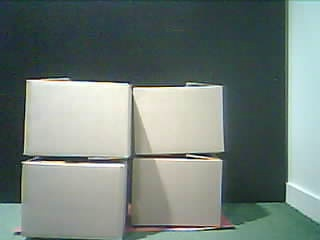
#> input picture test_data/Camera 1_PBimgN3.jpg, 320 x 240 px, found by its file name
$ python validProcessImages.py
#> lines starting #> are read from the running program, lines starting #| are printed output that depends on the picture; after the words box and inside, x2 and y2 are one past the last pixel; in counts of white or black regions, pixels touching at a corner belong together
import cv2
import numpy as np

# Global Variables
root = "iot_camera_image_detection/test_data/"
image_paths = ["Camera 1_PBimgN3.jpg", "Camera 1_imgN3.jpg","Camera 1_imgN5.jpg", "Camera 1_imgN6.jpg", "Camera 1_imgN7.jpg", "Camera 1_imgN1.jpg" ]
lower_blue = np.array([15, 10, 110])  # Lower HSV threshold for blue
upper_blue = np.array([65, 30, 260])  # Upper HSV threshold for blue


def preprocess_image(image):
    """Preprocess the image by converting it to HSV and applying histogram equalization."""
    hsv = cv2.cvtColor(image, cv2.COLOR_BGR2HSV)
    lab = cv2.cvtColor(image, cv2.COLOR_BGR2LAB)
    l, a, b = cv2.split(lab)
    # l = cv2.equalizeHist(l)
    lab = cv2.merge((l, a, b))
    processed_image = cv2.cvtColor(lab, cv2.COLOR_LAB2BGR)
    return cv2.cvtColor(processed_image, cv2.COLOR_BGR2HSV)


def color_segmentation(image):
    """Apply color segmentation to detect blue areas."""
    mask = cv2.inRange(image, lower_blue, upper_blue)
    return mask


def area_segmentation(mask):
    """Find the largest contour in the mask (blue area)."""
    contours, _ = cv2.findContours(mask, cv2.RETR_EXTERNAL, cv2.CHAIN_APPROX_SIMPLE)
    if contours:
        return max(contours, key=cv2.contourArea)
    return None


def apply_erosion(mask, kernel_size=3, iterations=1):
    """Apply erosion to clean up the mask."""
    kernel = np.ones((kernel_size, kernel_size), np.uint8)
    return cv2.erode(mask, kernel, iterations=iterations)


def detect_edges(image):
    """Detect edges using Canny edge detection."""
    return cv2.Canny(image, 50, 150)

def opening(mask, kernel_size=3, iterations=1):
    """
    Reinforce the white areas in the binary mask by applying morphological opening.
    This helps to remove noise while maintaining the shapes.
    """
    kernel = np.ones((kernel_size, kernel_size), np.uint8)
    opened_mask = cv2.morphologyEx(mask, cv2.MORPH_OPEN, kernel, iterations=iterations)
    return opened_mask


def labeling(mask):
    """
    Label connected regions in the binary mask and return the labeled image.
    Each distinct region is assigned a unique label.
    """
    num_labels, labeled_image = cv2.connectedComponents(mask)
    return num_labels, labeled_image


def filter_by_area(mask, min_size):
    """
    Keep only areas in the binary mask that are larger than the given size.
    Smaller regions are removed.
    """
    # Find contours
    contours, _ = cv2.findContours(mask, cv2.RETR_EXTERNAL, cv2.CHAIN_APPROX_SIMPLE)
    filtered_mask = np.zeros_like(mask)

    for cnt in contours:
        if cv2.contourArea(cnt) >= min_size:
            # Draw the large contours on a blank mask
            cv2.drawContours(filtered_mask, [cnt], -1, 255, thickness=cv2.FILLED)

    return filtered_mask


def area_size(mask):
    """
    Return the size (area in pixels) of the white regions in the binary mask.
    """
    return np.sum(mask == 255)

def biggest_area_dimensions(mask):
    """
    Find the dimensions (width and height) of the bounding rectangle of the largest contour in the binary mask.
    Returns the width and height of the largest area.
    """
    # Find all contours
    contours, _ = cv2.findContours(mask, cv2.RETR_EXTERNAL, cv2.CHAIN_APPROX_SIMPLE)

    if not contours:
        return 0, 0  # Return 0,0 if no contours are found

    # Find the largest contour by area
    largest_contour = max(contours, key=cv2.contourArea)

    # Get the bounding rectangle of the largest contour
    x, y, width, height = cv2.boundingRect(largest_contour)

    return width, height


def close_and_fill(segmentation_mask, edges, min_white_area=5000):
    """
    Combine segmentation and edges.
    - Close gaps in edges and fill white regions in the segmentation mask with large areas.
    """
    # Close gaps in edges
    kernel = np.ones((5, 5), np.uint8)
    closed_edges = cv2.morphologyEx(edges, cv2.MORPH_CLOSE, kernel)

    # Combine with segmentation mask
    combined = cv2.bitwise_or(closed_edges, segmentation_mask)

    # Find contours in the segmentation mask
    contours, _ = cv2.findContours(segmentation_mask, cv2.RETR_EXTERNAL, cv2.CHAIN_APPROX_SIMPLE)
    for cnt in contours:
        if cv2.contourArea(cnt) > min_white_area:
            # Fill large areas in the segmentation mask
            cv2.drawContours(combined, [cnt], -1, 255, thickness=cv2.FILLED)

    return combined


def find_and_analyze_contours(edges, blue_contour, original):
    """
    Find contours of boxes and return an image with contours drawn.
    """
    result_image = original.copy()
    contours, _ = cv2.findContours(edges, cv2.RETR_EXTERNAL, cv2.CHAIN_APPROX_SIMPLE)
    for cnt in contours:
        epsilon = 0.02 * cv2.arcLength(cnt, True)
        approx = cv2.approxPolyDP(cnt, epsilon, True)

        if len(approx) == 4 and cv2.contourArea(cnt) > 500:  # Box detection
            x, y, w, h = cv2.boundingRect(approx)
            box_center = (x + w // 2, y + h // 2)

            # Check if the box is inside the blue area
            # inside_blue = cv2.pointPolygonTest(blue_contour, box_center, False) >= 0 if blue_contour else False
            inside_blue = cv2.pointPolygonTest(blue_contour, box_center, False) >= 0 if blue_contour is not None and len(blue_contour) > 0 else False


            color = (0, 255, 0) if inside_blue else (0, 0, 255)  # Green if inside, Red if outside
            cv2.rectangle(result_image, (x, y), (x + w, y + h), color, 2)
    return result_image


def process_image(image_path):
    """Process a single image through the pipeline."""
    # Step 1: Load and preprocess the image
    image = cv2.imread(image_path)
    original = image.copy()
    hsv_image = preprocess_image(image)

    # Step 2: Apply color segmentation
    mask_blue = color_segmentation(hsv_image)

    # Step 3: Find the largest blue area contour
    blue_contour = area_segmentation(mask_blue)

    # Step 4: Apply erosion to clean up the mask
    eroded_mask = apply_erosion(mask_blue)

    # Step 5: Detect edges
    gray = cv2.cvtColor(image, cv2.COLOR_BGR2GRAY)
    edges = detect_edges(gray)

    # Step 6: Close gaps and fill white areas
    filled_mask = close_and_fill(eroded_mask, edges)

    # Step 7: Find and analyze contours
    result_image = find_and_analyze_contours(edges, blue_contour, image)

        # Apply opening to clean the mask
    opened_mask = opening(mask_blue)

    # Define crop coordinates
    start_y, end_y = 5, 240
    start_x, end_x = 15, 290
    # Create a black image of the same size as the opened_mask
    cropped_img = np.zeros_like(opened_mask)
    # Copy the pixels within the crop to their positions in the black image
    cropped_img[start_y:end_y, start_x:end_x] = opened_mask[start_y:end_y, start_x:end_x]

    # Label connected regions
    num_labels, labeled_image = labeling(opened_mask)

    # Filter by area size
    filtered_mask = filter_by_area(cropped_img, min_size=1500)

    # Get the size of a specific region
    # region_size = area_size(filtered_mask)
    largest_width, largest_height = biggest_area_dimensions(filtered_mask)
    print(f"Largest Area - Width: {largest_width}, Height: {largest_height}, hauteur estimée : {largest_height/2} cm")

    print(f"Number of regions: {num_labels}")
    # print(f"Region size: {region_size} pixels")

    # Display results
    # cv2.imshow("Original Image", original)
    # cv2.imshow("HSV Image", hsv_image)

    cv2.imshow("Blue Area Mask", mask_blue)
    cv2.imshow("Eroded Mask", eroded_mask)
    cv2.imshow("Filled Mask", filled_mask)
    cv2.imshow("Final Result", result_image)
    cv2.imshow("Opened", opened_mask)
    # cv2.imshow("labeled", labeled_image)
    cv2.imshow("filtered mask", filtered_mask)
    cv2.waitKey(0)
    cv2.destroyAllWindows()


# Main Loop
for path in image_paths:
    process_image(root+path)
#> in process_image, image is the input picture: shape (240, 320, 3); mean B, G, R 122.1, 127.7, 114.9
#> in preprocess_image, `hsv = cv2.cvtColor(image, cv2.COLOR_BGR2HSV)`: hsv: shape (240, 320, 3); mean H, S, V 68.9, 49.8, 129.6
#> in preprocess_image, `lab = cv2.cvtColor(image, cv2.COLOR_BGR2LAB)`: lab: shape (240, 320, 3); mean of channels 0, 1, 2 130.4, 122.2, 129.3
#> in preprocess_image, `l, a, b = cv2.split(lab)`:
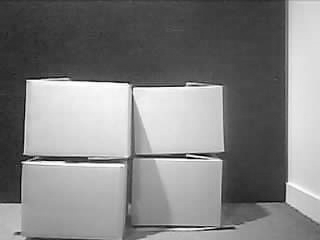
#> l: shape (240, 320); min 0, max 255, mean 130.4
#> in preprocess_image, `l, a, b = cv2.split(lab)`:
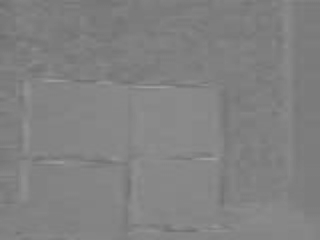
#> b: shape (240, 320); min 110, max 158, mean 129.3
#> in preprocess_image, `return cv2.cvtColor(processed_image, cv2.COLOR_BGR2HSV)`: returned value: shape (240, 320, 3); mean H, S, V 68.9, 50.1, 129.7
#> in color_segmentation, `mask = cv2.inRange(image, lower_blue, upper_blue)`:
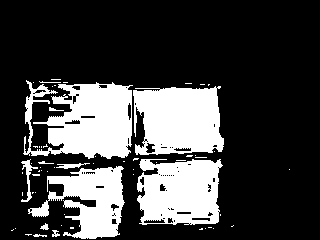
#> mask: shape (240, 320); 25.8% white; 60 white regions (48 under 20 px)
#> in area_segmentation, `contours, _ = cv2.findContours(mask, cv2.RETR_EXTERNAL, cv2.CHAIN_APPR..`: contours = 60 contours, 52 with area under 20; largest, box (x1, y1, x2, y2) and area: (23, 80, 133, 159) 5548, (133, 86, 224, 155) 5050, (137, 159, 223, 225) 4659, (28, 166, 125, 239) 3484, (21, 159, 38, 202) 127, (56, 163, 90, 169) 57, (40, 223, 49, 230) 24, (52, 230, 60, 237) 20
#> in process_image, `blue_contour = area_segmentation(mask_blue)`: blue_contour = contour of 378 points, box (x1, y1, x2, y2) (23, 80, 133, 159), area 5548
#> in apply_erosion, `return cv2.erode(mask, kernel, iterations=iterations)`: returned value: shape (240, 320); 20.4% white; 35 white regions (24 under 20 px), largest, box (x1, y1, x2, y2) and area: (134, 88, 223, 153) 4424, (48, 84, 131, 158) 4338, (138, 160, 221, 223) 3717
#> in detect_edges, `return cv2.Canny(image, 50, 150)`: returned value: shape (240, 320); 4% white in thin lines or dots
#> in close_and_fill, `closed_edges = cv2.morphologyEx(edges, cv2.MORPH_CLOSE, kernel)`:
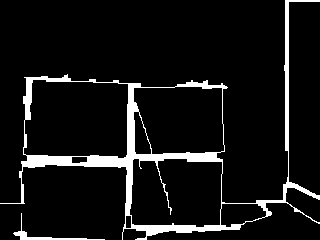
#> closed_edges: shape (240, 320); 8.1% white; 2 white regions, box (x1, y1, x2, y2) and area: (0, 0, 320, 240) 5916, (13, 213, 105, 240) 268
#> in close_and_fill, `combined = cv2.bitwise_or(closed_edges, segmentation_mask)`:
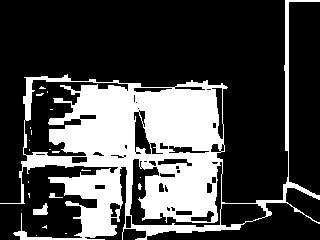
#> combined: shape (240, 320); 28.1% white; 21 white regions (18 under 20 px)
#> in close_and_fill, `contours, _ = cv2.findContours(segmentation_mask, cv2.RETR_EXTERNAL, c..`: contours = 35 contours, 28 with area under 20; largest, box (x1, y1, x2, y2) and area: (134, 88, 223, 153) 4316, (48, 84, 131, 158) 4168, (138, 160, 221, 223) 3890, (48, 167, 123, 238) 2616, (33, 203, 48, 215) 86, (26, 95, 32, 121) 58, (136, 147, 146, 154) 33
#> the loop in close_and_fill, `for cnt in contours:` made 35 passes
#> cnt on passes 1, 2, 4, 9, 10, 11, 14, 17, 19, 20, 21, 23: [[36, 235]], [[65, 233], [66, 233]], [[174, 223]], [[28, 181], [28, 182]], [[140, 177]], [[82, 169], [81, 170], [90, 170], [83, 170]], [[43, 162]], [[179, 152], [182, 152]], [[52, 151], [52, 152], [58, 152], [59, 151]], [[49, 149], [50, 149]], [[29, 149], [29, 150]], [[29, 140]]
#> in find_and_analyze_contours, `contours, _ = cv2.findContours(edges, cv2.RETR_EXTERNAL, cv2.CHAIN_APP..`: contours = 52 contours, 50 with area under 20; largest, box (x1, y1, x2, y2) and area: (133, 85, 228, 226) 36, (23, 77, 208, 215) 26
#> the loop in find_and_analyze_contours, `for cnt in contours:` made 52 passes
#> (epsilon, approx) on passes 1, 2, 3, 4, 5, 7, 8, 9, 11, 13, 14, 15: (3.53, [[20, 239], [104, 239]]), (0.6, [[176, 232], [191, 232]]), (0.24, [[198, 231], [204, 231]]), (0.92, [[136, 230], [159, 230]]), (1.63, [[199, 229], [239, 229]]), (0, [[225, 225]]), (0.52, [[204, 225], [217, 225]]), (0.04, [[172, 223], [173, 223]]), (0.04, [[294, 211], [295, 211]]), (0.2, [[258, 205], [263, 205]]), (3.52, [[128, 204], [133, 225], [195, 225], [134, 225]]), (1, [[256, 200], [281, 200]])
#> epsilon on passes 6, 10, 12, 22, 29, 38: 7.24, 1.79, 2.59, 0.713, 3.93, 17.12
#> in opening, `opened_mask = cv2.morphologyEx(mask, cv2.MORPH_OPEN, kernel, iteration..`: opened_mask: shape (240, 320); 24.2% white; 24 white regions (8 under 20 px)
#> in labeling, `num_labels, labeled_image = cv2.connectedComponents(mask)`:
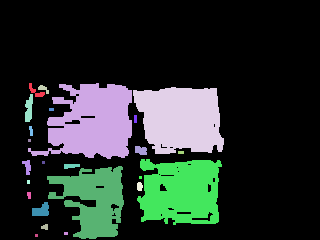
#> labeled_image: shape (240, 320) int32; 25 distinct labels, from 0 to 24; one colour per label, 0 black
#> in labeling, `num_labels, labeled_image = cv2.connectedComponents(mask)`: num_labels = 25
#> in filter_by_area, `contours, _ = cv2.findContours(mask, cv2.RETR_EXTERNAL, cv2.CHAIN_APPR..`: contours = 24 contours, 11 with area under 20; largest, box (x1, y1, x2, y2) and area: (28, 83, 132, 159) 4895, (133, 87, 224, 154) 4690, (137, 159, 222, 225) 4398, (47, 166, 124, 239) 3161, (32, 202, 49, 216) 142
#> the loop in filter_by_area, `for cnt in contours:` made 24 passes
#> cnt on passes 1, 2, 7, 8, 11, 14, 16, 18, 19: [[35, 234], [35, 236], [37, 236], [37, 234]], [[64, 232], [64, 234], [67, 234], [67, 232]], [[27, 180], [27, 183], [29, 183], [29, 180]], [[139, 176], [139, 178], [141, 178], [141, 176]], [[42, 161], [42, 163], [44, 163], [44, 161]], [[178, 151], [178, 153], [183, 153], [183, 151]], [[28, 139], [28, 141], [30, 141], [30, 139]], [[134, 115], [134, 122], [136, 122], [136, 115]], [[49, 108], [49, 110], [53, 110], [53, 108]]
#> after the loop in filter_by_area, `for cnt in contours:`:
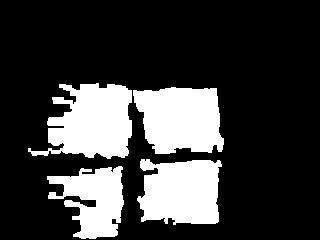
#> filtered_mask: shape (240, 320); 23.4% white; 4 white regions
#> in biggest_area_dimensions, `contours, _ = cv2.findContours(mask, cv2.RETR_EXTERNAL, cv2.CHAIN_APPR..`: contours = 4 contours; box (x1, y1, x2, y2) and area: (28, 83, 132, 159) 4895, (133, 87, 224, 154) 4690, (137, 159, 222, 225) 4398, (47, 166, 124, 239) 3161
#> in biggest_area_dimensions, `largest_contour = max(contours, key=cv2.contourArea)`: largest_contour = contour of 184 points, box (x1, y1, x2, y2) (28, 83, 132, 159), area 4895
#> in biggest_area_dimensions, `x, y, width, height = cv2.boundingRect(largest_contour)`: x = 28; y = 83; width = 104; height = 76
#> in process_image, `largest_width, largest_height = biggest_area_dimensions(filtered_mask)`: largest_width = 104; largest_height = 76
#| Largest Area - Width: 104, Height: 76, hauteur estimée : 38.0 cm
#| Number of regions: 25
#> pass 2 of the loop `for path in image_paths:`:
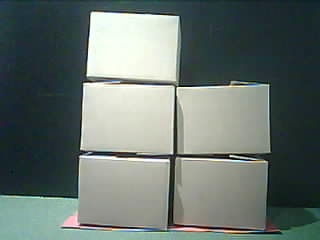
#> input picture test_data/Camera 1_imgN3.jpg, 320 x 240 px, found by its file name
#> in process_image, image is the input picture: shape (240, 320, 3); mean B, G, R 109.8, 114.7, 103.4
#> hsv: shape (240, 320, 3); mean H, S, V 69.2, 59.4, 116.8
#> lab: shape (240, 320, 3); mean of channels 0, 1, 2 116.3, 122.9, 129
#> mask: shape (240, 320); 35.6% white; 49 white regions (43 under 20 px)
#> in area_segmentation (call 2), `contours, _ = cv2.findContours(mask, cv2.RETR_EXTERNAL, cv2.CHAIN_APPR..`: contours = 49 contours, 44 with area under 20; largest, box (x1, y1, x2, y2) and area: (176, 84, 270, 154) 5740, (80, 82, 175, 155) 5737, (71, 157, 170, 228) 5196, (174, 157, 268, 228) 5070, (86, 13, 179, 86) 4974
#> blue_contour = contour of 111 points, box (x1, y1, x2, y2) (176, 84, 270, 154), area 5740
#> closed_edges: shape (240, 320); 7.9% white; 1 white region, box (x1, y1, x2, y2) and area: (0, 9, 320, 235) 6078
#> in close_and_fill (call 2), `contours, _ = cv2.findContours(segmentation_mask, cv2.RETR_EXTERNAL, c..`: contours = 13 contours, 8 with area under 20; largest, box (x1, y1, x2, y2) and area: (177, 87, 269, 153) 5274, (81, 85, 174, 153) 5196, (78, 159, 169, 226) 4668, (88, 14, 178, 82) 4455, (175, 162, 265, 225) 4356
#> the loop in close_and_fill (call 2), `for cnt in contours:` made 13 passes
#> cnt on passes 1, 2, 4, 7, 10, 13: [[158, 224], [158, 225]], [[258, 210]], [[181, 159], [181, 160], [182, 159], [188, 159]], [[113, 150], [119, 150]], [[232, 82]], [[95, 13]]
#> after the loop in close_and_fill (call 2), `for cnt in contours:`:
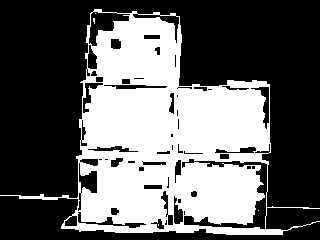
#> combined: shape (240, 320); 39.2% white; 5 white regions (4 under 20 px)
#> in find_and_analyze_contours (call 2), `contours, _ = cv2.findContours(edges, cv2.RETR_EXTERNAL, cv2.CHAIN_APP..`: contours = 75 contours, 73 with area under 20; largest, box (x1, y1, x2, y2) and area: (176, 25, 271, 155) 6351, (86, 11, 180, 82) 5764
#> the loop in find_and_analyze_contours (call 2), `for cnt in contours:` made 75 passes
#> (epsilon, x, y, w, h, box_center, inside_blue, color) on pass 74: (6.29, 86, 13, 94, 67, (133, 46), False, (0, 0, 255))
#> opened_mask: shape (240, 320); 34.8% white; 10 white regions (2 under 20 px)
#> labeled_image: shape (240, 320) int32; 11 distinct labels, from 0 to 10
#> in process_image (call 2), `num_labels, labeled_image = labeling(opened_mask)`: num_labels = 11
#> in filter_by_area (call 2), `contours, _ = cv2.findContours(mask, cv2.RETR_EXTERNAL, cv2.CHAIN_APPR..`: contours = 10 contours, 4 with area under 20; largest, box (x1, y1, x2, y2) and area: (176, 86, 270, 154) 5642, (80, 84, 175, 154) 5630, (77, 158, 170, 227) 5126, (87, 13, 179, 83) 4853, (174, 161, 266, 226) 4754, (180, 158, 190, 162) 20
#> the loop in filter_by_area (call 2), `for cnt in contours:` made 10 passes
#> cnt on passes 7, 10: [[231, 81], [231, 83], [233, 83], [233, 81]], [[94, 12], [94, 14], [96, 14], [96, 12]]
#> after the loop in filter_by_area (call 2), `for cnt in contours:`:
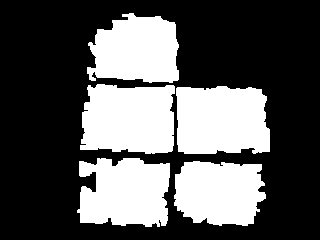
#> filtered_mask: shape (240, 320); 35% white; 5 white regions
#> in biggest_area_dimensions (call 2), `contours, _ = cv2.findContours(mask, cv2.RETR_EXTERNAL, cv2.CHAIN_APPR..`: contours = 5 contours; box (x1, y1, x2, y2) and area: (176, 86, 270, 154) 5642, (80, 84, 175, 154) 5630, (77, 158, 170, 227) 5126, (87, 13, 179, 83) 4853, (174, 161, 266, 226) 4754
#> largest_width = 94; largest_height = 68
#| Largest Area - Width: 94, Height: 68, hauteur estimée : 34.0 cm
#| Number of regions: 11
#> pass 3 of the loop `for path in image_paths:`:
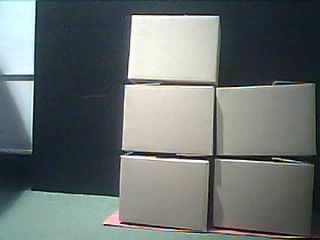
#> input picture test_data/Camera 1_imgN5.jpg, 320 x 240 px, found by its file name
#> in process_image, image is the input picture: shape (240, 320, 3); mean B, G, R 113, 114.6, 107
#> hsv: shape (240, 320, 3); mean H, S, V 70.4, 51, 119.1
#> lab: shape (240, 320, 3); mean of channels 0, 1, 2 117.7, 125.1, 127.6
#> in color_segmentation (call 3), `mask = cv2.inRange(image, lower_blue, upper_blue)`:
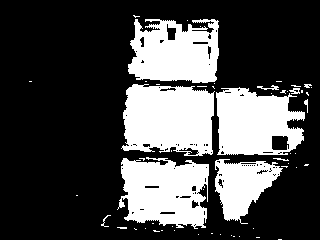
#> mask: shape (240, 320); 29.1% white; 55 white regions (44 under 20 px)
#> in area_segmentation (call 3), `contours, _ = cv2.findContours(mask, cv2.RETR_EXTERNAL, cv2.CHAIN_APPR..`: contours = 55 contours, 48 with area under 20; largest, box (x1, y1, x2, y2) and area: (121, 84, 215, 156) 5474, (117, 157, 209, 229) 4778, (216, 87, 305, 155) 4602, (128, 19, 219, 83) 4528, (215, 159, 283, 224) 2446, (289, 88, 300, 94) 30, (257, 85, 279, 90) 22
#> blue_contour = contour of 180 points, box (x1, y1, x2, y2) (121, 84, 215, 156), area 5474
#> in detect_edges (call 3), `return cv2.Canny(image, 50, 150)`:
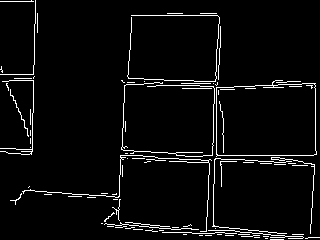
#> returned value: shape (240, 320); 4.4% white in thin lines or dots
#> in close_and_fill (call 3), `contours, _ = cv2.findContours(segmentation_mask, cv2.RETR_EXTERNAL, c..`: contours = 20 contours, 15 with area under 20; largest, box (x1, y1, x2, y2) and area: (124, 85, 213, 155) 4716, (122, 159, 208, 225) 4055, (129, 20, 218, 82) 3922, (217, 89, 304, 154) 3763, (216, 160, 280, 219) 1876
#> in find_and_analyze_contours (call 3), `contours, _ = cv2.findContours(edges, cv2.RETR_EXTERNAL, cv2.CHAIN_APP..`: contours = 80 contours, 78 with area under 20; largest, box (x1, y1, x2, y2) and area: (216, 80, 317, 157) 6927, (271, 157, 315, 234) 30
#> in process_image (call 3), `num_labels, labeled_image = labeling(opened_mask)`: num_labels = 14
#> in filter_by_area (call 3), `contours, _ = cv2.findContours(mask, cv2.RETR_EXTERNAL, cv2.CHAIN_APPR..`: contours = 11 contours, 6 with area under 20; largest, box (x1, y1, x2, y2) and area: (123, 84, 214, 156) 5212, (121, 158, 209, 226) 4527, (128, 19, 219, 83) 4380, (216, 88, 290, 155) 3894, (215, 159, 281, 220) 2284
#> in biggest_area_dimensions (call 3), `contours, _ = cv2.findContours(mask, cv2.RETR_EXTERNAL, cv2.CHAIN_APPR..`: contours = 5 contours; box (x1, y1, x2, y2) and area: (123, 84, 214, 156) 5212, (121, 158, 209, 226) 4527, (128, 19, 219, 83) 4380, (216, 88, 290, 155) 3894, (215, 159, 281, 220) 2284
#> largest_width = 91; largest_height = 72
#| Largest Area - Width: 91, Height: 72, hauteur estimée : 36.0 cm
#| Number of regions: 14
#> the loop made 6 passes; the first 3 are shown
